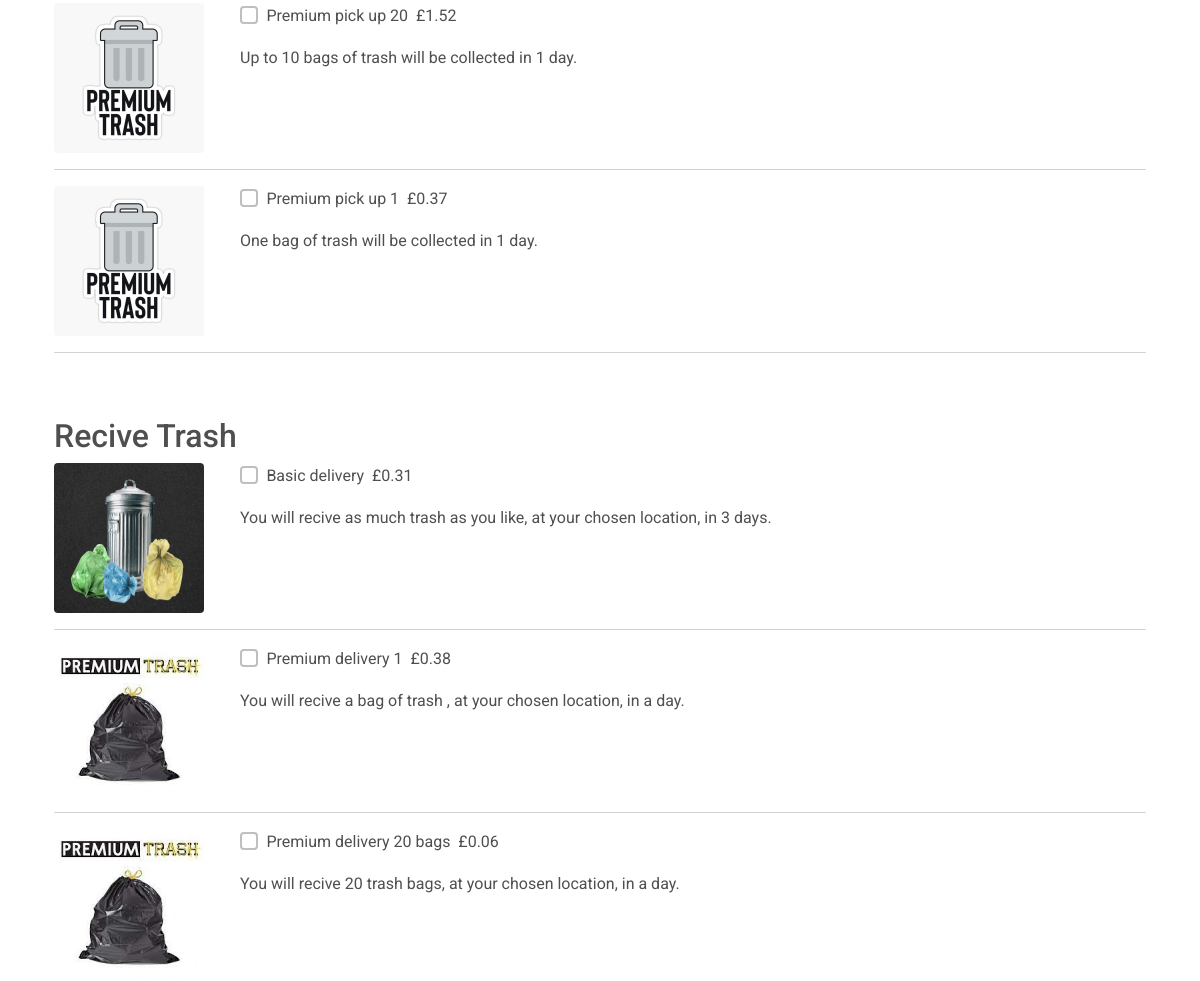
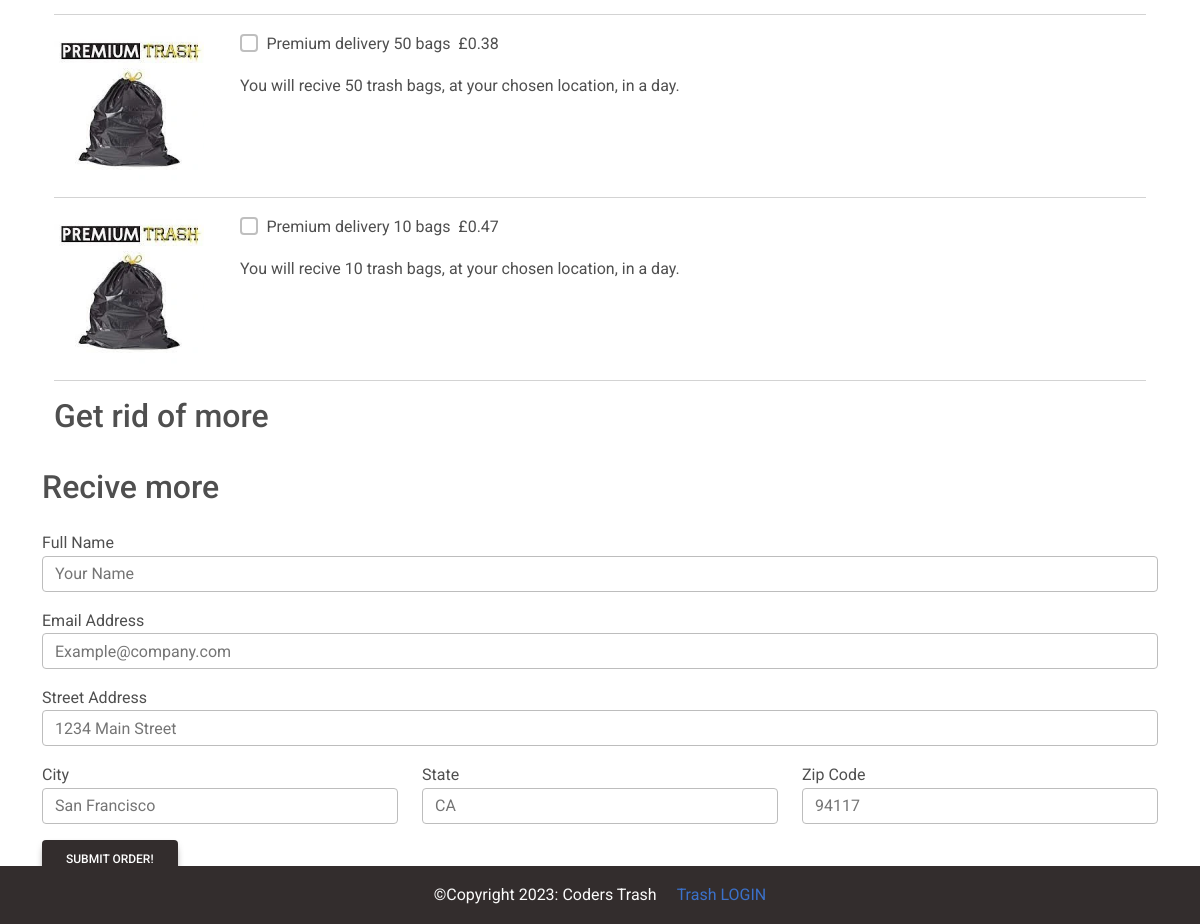
/order/ (lower part), run on an earlier commit of the app's database (2 pictures, top to bottom).
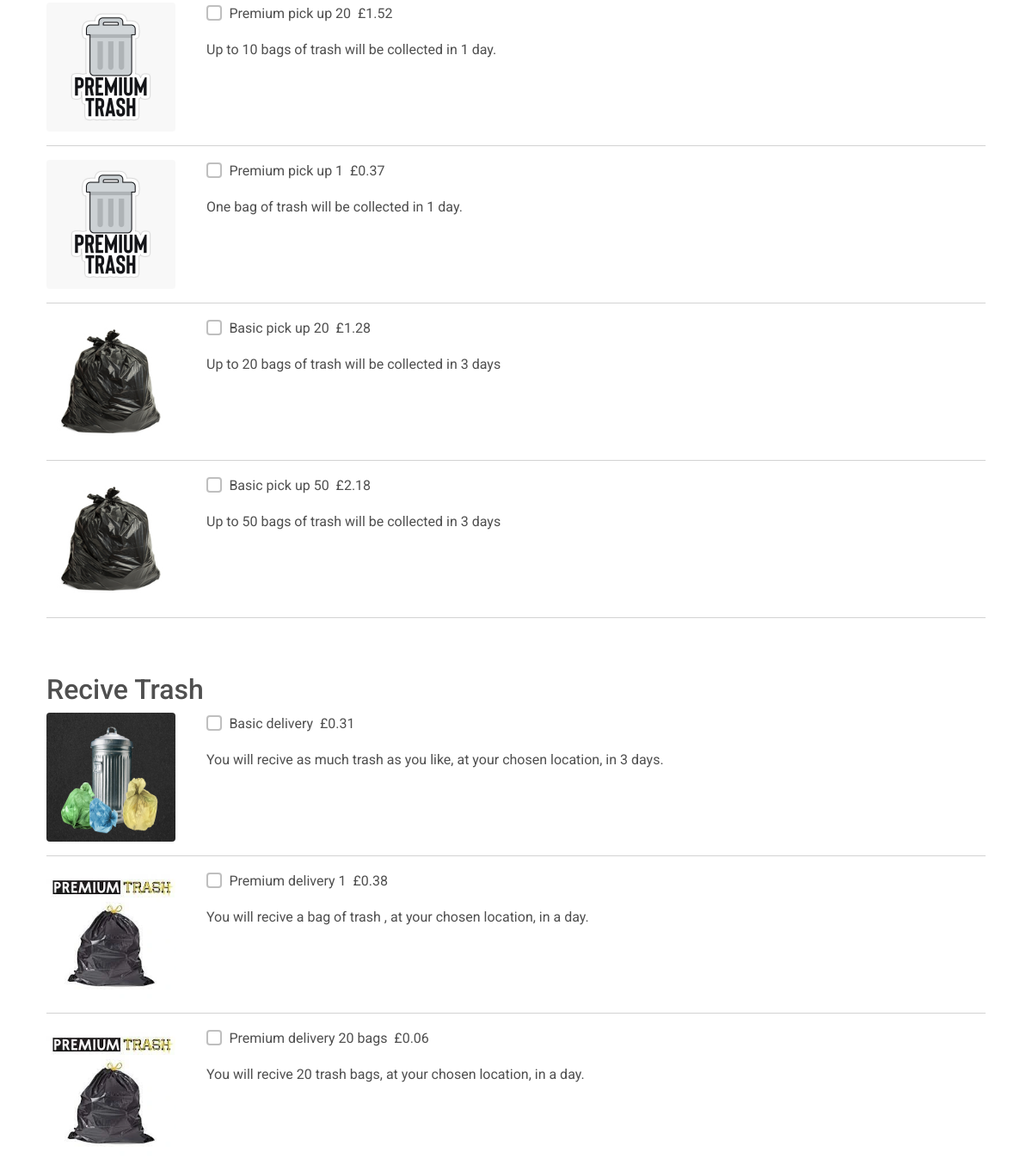
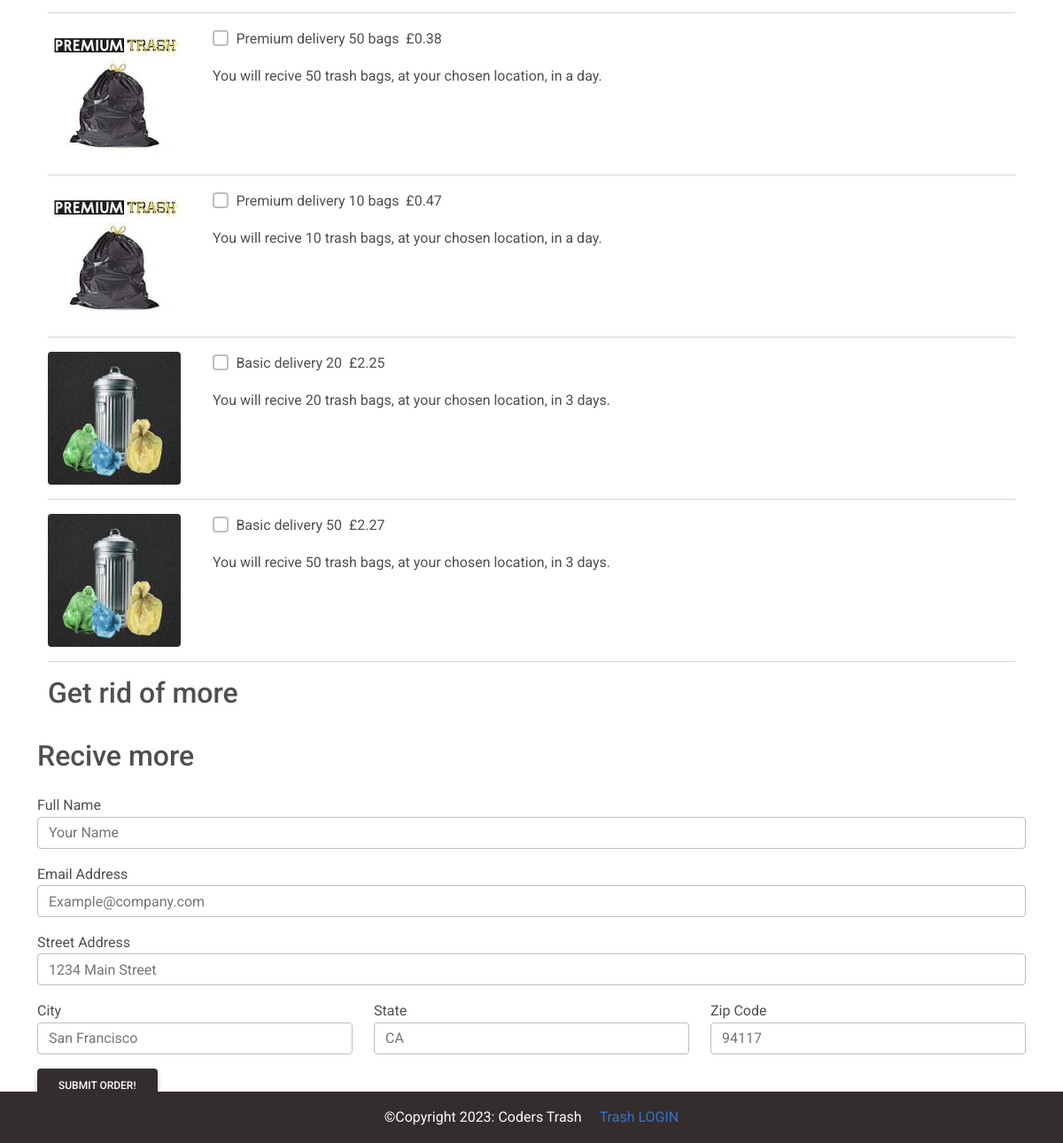
And on a later commit of the database (2 pictures, top to bottom).
### client/models.py (models this page shows, shortened)
class MenuItem(models.Model):
    name = models.CharField(max_length=100)
    description = models.TextField()
    image = models.ImageField(upload_to='menu_images/')
    price = models.DecimalField(max_digits=5, decimal_places=2)
    category = models.ManyToManyField('Category', related_name='item')

### client/views.py (the view, shortened to what this page needs)
# urls.py: path('order/', Order.as_view(), name='order'),
class Order(View):
    def get(self, request, *arg, **kwargs):
        picks = MenuItem.objects.filter(category__name__contains='Pick_ups')
        sells = MenuItem.objects.filter(category__name__contains='Deliveries')
        multiplepicks = MenuItem.objects.filter(category__name__contains='Multi_pickup')
        multiplesells = MenuItem.objects.filter(category__name__contains='Multi_delivery')
        context = {
            'sells': sells,
            'picks': picks,
            'multiplepicks': multiplepicks,
            'multiplesells': multiplesells,
        }
        return render(request, 'client/order.html', context)

### client/templates/client/order.html (shortened to what the changed rows need)
{% extends 'client/base.html' %}
{% block content %}
<div class="container mb-5">
    <div class="row justify-content-center mt-1">
        <div class="col-md-12 col-sm-12 p-4">
            <form method="POST">
         <div class="pt-5">
                    {% for pick in picks %}
                    <div class="row">
                        <div class="col-md-2 col-sm-12">
                            <img class="rounded" src="{{ pick.image.url}}" width="150" height="150">
                        </div>
                        <div class="col-md-8 col-sm-12">
                            <div class="d-flex flex-row">
                                <div class="form-group form-check">
                                    <input type="checkbox" name="items[]" class="form-check-input"
                                        value="{{ pick.pk }}">
                                    <label class="form-check-label">{{ pick.name }}</label>
                                </div>
                                <p class="font-weight-bold pl-5">&nbsp; £{{ pick.price }}</p>
                            </div>
                            <p>{{ pick.description}}</p>
                        </div>
                    </div>
                    <hr />
                    {% endfor %}
                </div>
                <div class="pt-5">
                    <h2>Recive Trash</h2>
                    {% for sell in sells %}
                    <div class="row">
                        <div class="col-md-2 col-sm-12">
                            <img class="rounded" src="{{ sell.image.url}}" width="150" height="150">
                        </div>
                        <div class="col-md-8 col-sm-12">
                            <div class="d-flex flex-row">
                                <div class="form-group form-check">
                                    <input type="checkbox" name="items[]" class="form-check-input"
                                        value="{{ sell.pk }}">
                                    <label class="form-check-label">{{ sell.name }}</label>
                                </div>
                                <p class="font-weight-bold pl-5">&nbsp; £{{ sell.price }}</p>
                            </div>
                            <p>{{ sell.description}}</p>
                        </div>
                    </div>
                    <hr />
                    {% endfor %}
                </div>
                <h2>Get rid of more</h2>
            </div>
            <h2>Recive more</h2>
            </div>
        </div>
{% endblock content %}

What changed in the data, as far as the page shows it:
added MenuItem: image (picture), name "Basic pick up 20", price "1.28", description "Up to 20 bags of trash will be collected in 3 days"
added MenuItem: image (picture), name "Basic pick up 50", price "2.18", description "Up to 50 bags of trash will be collected in 3 days"
added MenuItem: image (picture), name "Basic delivery 20", price "2.25", description "You will recive 20 trash bags, at your chosen location, in 3 days.", shown under "Recive Trash"
added MenuItem: image (picture), name "Basic delivery 50", price "2.27", description "You will recive 50 trash bags, at your chosen location, in 3 days.", shown under "Recive Trash"
